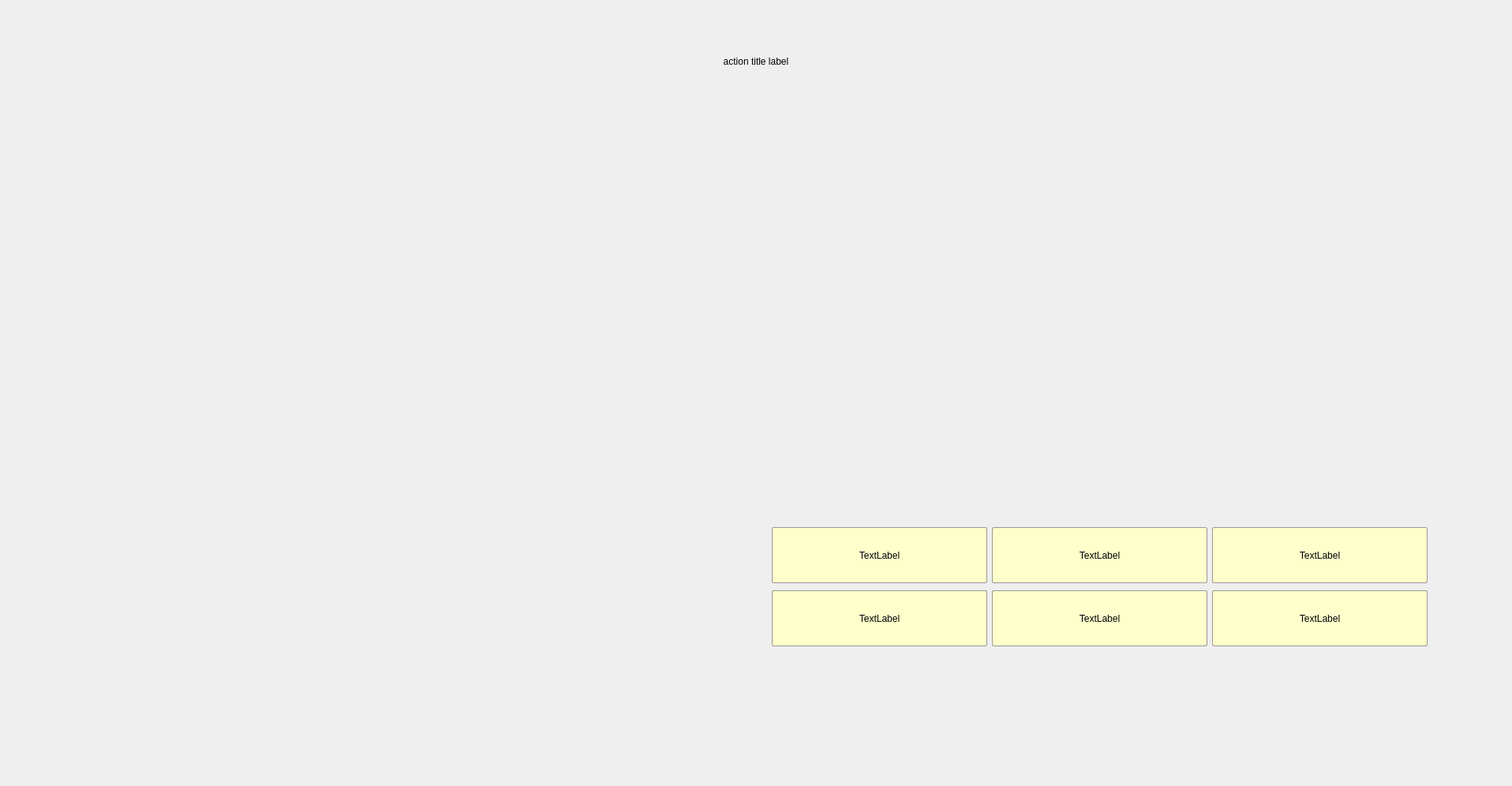
<?xml version="1.0" encoding="UTF-8"?>
<ui version="4.0">
 <class>action_page</class>
 <widget class="QWidget" name="action_page">
  <property name="geometry">
   <rect>
    <x>0</x>
    <y>0</y>
    <width>1916</width>
    <height>996</height>
   </rect>
  </property>
  <widget class="QFrame" name="action_frame">
   <property name="geometry">
    <rect>
     <x>8</x>
     <y>8</y>
     <width>1900</width>
     <height>980</height>
    </rect>
   </property>
   <widget class="QLabel" name="action_title_label">
    <property name="geometry">
     <rect>
      <x>10</x>
      <y>50</y>
      <width>1880</width>
      <height>40</height>
     </rect>
    </property>
    <property name="text">
     <string>action title label</string>
    </property>
    <property name="alignment">
     <set>Qt::AlignCenter</set>
    </property>
   </widget>
   <widget class="QWidget" name="action_buttons_layout_widget">
    <property name="geometry">
     <rect>
      <x>110</x>
      <y>130</y>
      <width>721</width>
      <height>20</height>
     </rect>
    </property>
    <layout class="QVBoxLayout" name="action_buttons_layout">
     <property name="spacing">
      <number>32</number>
     </property>
     <property name="sizeConstraint">
      <enum>QLayout::SetMinimumSize</enum>
     </property>
     <property name="leftMargin">
      <number>10</number>
     </property>
     <property name="topMargin">
      <number>10</number>
     </property>
    </layout>
   </widget>
   <widget class="QWidget" name="action_labels_layout_widget">
    <property name="geometry">
     <rect>
      <x>1010</x>
      <y>130</y>
      <width>721</width>
      <height>20</height>
     </rect>
    </property>
    <layout class="QVBoxLayout" name="action_labels_layout">
     <property name="spacing">
      <number>32</number>
     </property>
     <property name="sizeConstraint">
      <enum>QLayout::SetMinimumSize</enum>
     </property>
     <property name="leftMargin">
      <number>10</number>
     </property>
     <property name="topMargin">
      <number>10</number>
     </property>
    </layout>
   </widget>
   <widget class="QWidget" name="horizontalLayoutWidget">
    <property name="geometry">
     <rect>
      <x>970</x>
      <y>660</y>
      <width>831</width>
      <height>71</height>
     </rect>
    </property>
    <layout class="QHBoxLayout" name="horizontalLayout">
     <item>
      <widget class="QLabel" name="status_A_label">
       <property name="minimumSize">
        <size>
         <width>0</width>
         <height>32</height>
        </size>
       </property>
       <property name="styleSheet">
        <string notr="true">background-color: #FFFFCC; border: 1px solid #999999; border-radius: 2px;</string>
       </property>
       <property name="frameShape">
        <enum>QFrame::Box</enum>
       </property>
       <property name="text">
        <string>TextLabel</string>
       </property>
       <property name="alignment">
        <set>Qt::AlignCenter</set>
       </property>
      </widget>
     </item>
     <item>
      <widget class="QLabel" name="status_B_label">
       <property name="minimumSize">
        <size>
         <width>0</width>
         <height>32</height>
        </size>
       </property>
       <property name="styleSheet">
        <string notr="true">background-color: #FFFFCC; border: 1px solid #999999; border-radius: 2px;</string>
       </property>
       <property name="frameShape">
        <enum>QFrame::Box</enum>
       </property>
       <property name="text">
        <string>TextLabel</string>
       </property>
       <property name="alignment">
        <set>Qt::AlignCenter</set>
       </property>
      </widget>
     </item>
     <item>
      <widget class="QLabel" name="status_C_label">
       <property name="minimumSize">
        <size>
         <width>0</width>
         <height>32</height>
        </size>
       </property>
       <property name="styleSheet">
        <string notr="true">background-color: #FFFFCC; border: 1px solid #999999; border-radius: 2px;</string>
       </property>
       <property name="frameShape">
        <enum>QFrame::Box</enum>
       </property>
       <property name="text">
        <string>TextLabel</string>
       </property>
       <property name="alignment">
        <set>Qt::AlignCenter</set>
       </property>
      </widget>
     </item>
    </layout>
   </widget>
   <widget class="QWidget" name="horizontalLayoutWidget_2">
    <property name="geometry">
     <rect>
      <x>970</x>
      <y>740</y>
      <width>831</width>
      <height>71</height>
     </rect>
    </property>
    <layout class="QHBoxLayout" name="horizontalLayout_2">
     <item>
      <widget class="QLabel" name="status_F_label">
       <property name="minimumSize">
        <size>
         <width>0</width>
         <height>32</height>
        </size>
       </property>
       <property name="styleSheet">
        <string notr="true">background-color: #FFFFCC; border: 1px solid #999999; border-radius: 2px;</string>
       </property>
       <property name="frameShape">
        <enum>QFrame::Box</enum>
       </property>
       <property name="text">
        <string>TextLabel</string>
       </property>
       <property name="alignment">
        <set>Qt::AlignCenter</set>
       </property>
      </widget>
     </item>
     <item>
      <widget class="QLabel" name="status_E_label">
       <property name="minimumSize">
        <size>
         <width>0</width>
         <height>32</height>
        </size>
       </property>
       <property name="styleSheet">
        <string notr="true">background-color: #FFFFCC; border: 1px solid #999999; border-radius: 2px;</string>
       </property>
       <property name="frameShape">
        <enum>QFrame::Box</enum>
       </property>
       <property name="text">
        <string>TextLabel</string>
       </property>
       <property name="alignment">
        <set>Qt::AlignCenter</set>
       </property>
      </widget>
     </item>
     <item>
      <widget class="QLabel" name="status_D_label">
       <property name="minimumSize">
        <size>
         <width>0</width>
         <height>32</height>
        </size>
       </property>
       <property name="styleSheet">
        <string notr="true">background-color: #FFFFCC; border: 1px solid #999999; border-radius: 2px;</string>
       </property>
       <property name="frameShape">
        <enum>QFrame::Box</enum>
       </property>
       <property name="text">
        <string>TextLabel</string>
       </property>
       <property name="alignment">
        <set>Qt::AlignCenter</set>
       </property>
      </widget>
     </item>
    </layout>
   </widget>
  </widget>
 </widget>
 <resources/>
 <connections/>
</ui>
